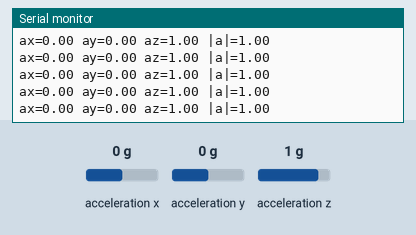
Simulated run of this sketch. Board: Arduino Uno, built with avr-gcc and run on an emulated ATmega328P. Parts: the last lines printed to the serial monitor. Wiring (inferred from the names in the program): MPU-6050 motion sensor at I2C address 0x68. The inputs (shaded band) are chosen by the test bench; at power-on: acceleration x 0 g, acceleration y 0 g, acceleration z 1 g.

Above: at 1.2 s.
1.3 s: acceleration x set to -1.4 g
At 1.34 s:
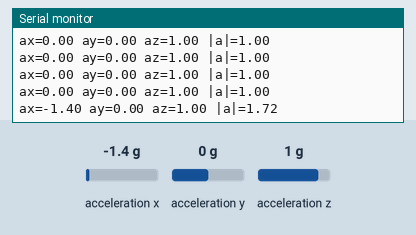
2.8 s: acceleration y set to -1.4 g
At 2.88 s:
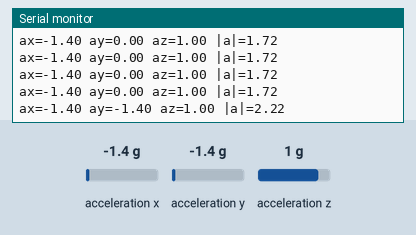
4.3 s: acceleration z set to -1.4 g
At 4.31 s:
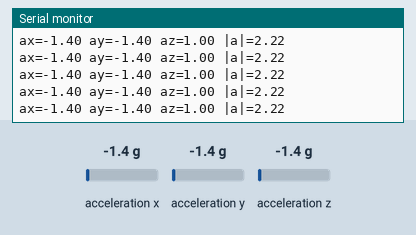
Timing chart, 0 to 7.3 s (numbered marks = the images above; inputs shaded):
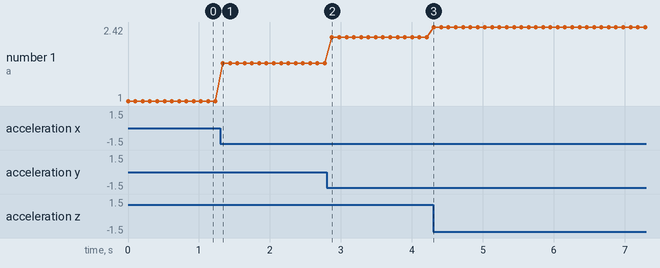

Measured:
- after the input at 1.3 s, the serial monitor: prints a new line at once (image 1)
- after the input at 2.8 s, the serial monitor: prints a new line after 0.07 s (image 2)
- plotted number 1: 1 → 1.72 after the input at 1.3 s, 1.72 → 2.22 after the input at 2.8 s, 2.22 → 2.42 after the input at 4.3 s

The sketch:

test_04_mpu6050.ino
```cpp
// Test 1.4: MPU6050 raw register read via Wire (no library).
// Expected at rest: magnitude close to 1.00 g. Shake the board: magnitude jumps.
// AD0 pin to GND -> address 0x68.

#include <Wire.h>

const uint8_t MPU_ADDR = 0x68;
const float LSB_PER_G = 16384.0f;  // +/-2 g range

bool readAccel(float &ax, float &ay, float &az) {
  Wire.beginTransmission(MPU_ADDR);
  Wire.write(0x3B);  // ACCEL_XOUT_H
  if (Wire.endTransmission(false) != 0) return false;
  if (Wire.requestFrom(MPU_ADDR, (uint8_t)6) != 6) return false;

  int16_t rx = (Wire.read() << 8) | Wire.read();
  int16_t ry = (Wire.read() << 8) | Wire.read();
  int16_t rz = (Wire.read() << 8) | Wire.read();
  ax = rx / LSB_PER_G;
  ay = ry / LSB_PER_G;
  az = rz / LSB_PER_G;
  return true;
}

void setup() {
  Serial.begin(9600);
  Wire.begin();
  Wire.setWireTimeout(3000, true);  // a stuck I2C bus must not freeze the sketch

  Wire.beginTransmission(MPU_ADDR);
  Wire.write(0x6B);  // PWR_MGMT_1
  Wire.write(0);     // wake up
  if (Wire.endTransmission() != 0) {
    Serial.println(F("MPU6050 not found at 0x68"));
  }
}

void loop() {
  float ax, ay, az;
  if (!readAccel(ax, ay, az)) {
    Serial.println(F("read failed"));
    delay(500);
    return;
  }
  float mag = sqrt(ax * ax + ay * ay + az * az);

  Serial.print(F("ax=")); Serial.print(ax, 2);
  Serial.print(F(" ay=")); Serial.print(ay, 2);
  Serial.print(F(" az=")); Serial.print(az, 2);
  Serial.print(F(" |a|=")); Serial.println(mag, 2);
  delay(100);
}
```
